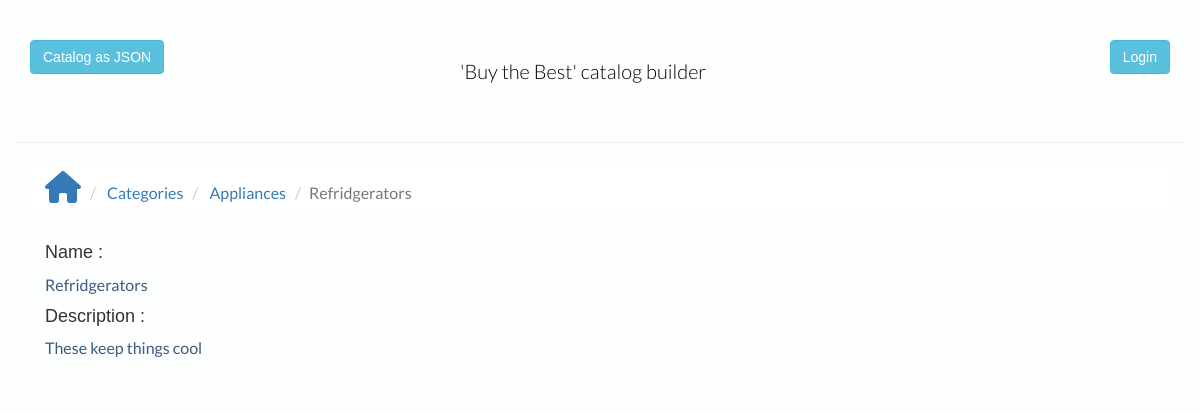
/category/1/1, run on the app's committed database.
### database_create.py (models this page shows, shortened)
class Category(Base):
    __tablename__ = 'category'
    id = Column(Integer, primary_key=True)
    name = Column(String(80), nullable=False)

class Product(Base):
    __tablename__ = 'product'
    id = Column(Integer, primary_key=True)
    name = Column(String(250), nullable=False)
    description = Column(String(500))
    image = Column(String(250))
    created_at = Column(TIMESTAMP, nullable=False)
    updated_at = Column(TIMESTAMP)
    category_id = Column(Integer, ForeignKey('category.id'),
                         nullable=False)
    category = relationship(Category)
    user_id = Column(Integer, ForeignKey('user.id'), nullable=False)
    user = relationship(User)

### application.py (the view)
@app.route("/category/<int:category_id>/<int:product_id>")
def showProduct(category_id, product_id):
    category = session.query(Category).filter_by(id=category_id).one()
    product = session.query(Product).filter_by(id=product_id).one()
    return render_template(
        'showProduct.html', product=product,
        category=category)

### templates/showProduct.html (shortened to what this page needs)
{% extends "base.html" %}
{% block content %}
<ol class="breadcrumb">
   <li> <a href="/"><i class="fa fa-home fa-2x" aria-hidden="true"></i></a> </li>
   <li> <a href="{{ url_for('default', category_id=category.id) }}">Categories</a> </li>
   <li> <a href="{{ url_for('showCategory', category_id=category.id) }}">{{ category.name }}</a> </li>
   <li class="active">{{ product.name }} </li>
</ol>
<div class="container-fluid">
   <h4>Name : </h4>
   <p>{{ product.name }}</p>
   <h4>Description : </h4>
   <p>{{ product.description }}</p>
   <div class="form-buttons">
   </div>
</div>
{% endblock %}

### static/styles.css (style rules this page uses)
body { font-family: sans-serif; background-color: #fcfffe; }
p { font-family: 'Lato', sans-serif; font-size: 16px; color: #3D5A80; line-height: 24px; font-weight: 400; }
li { font-family: 'Lato', sans-serif; font-size: 16px; color: #3D5A80; list-style-type: none; }
.breadcrumb { background-color: #ffffff; }
.form-buttons { padding-top: 16px; padding-right: 8px; background-color: #fcfffe; }

### data on the page
Category: name "Appliances"
Product: name "Refridgerators", description "These keep things cool"
